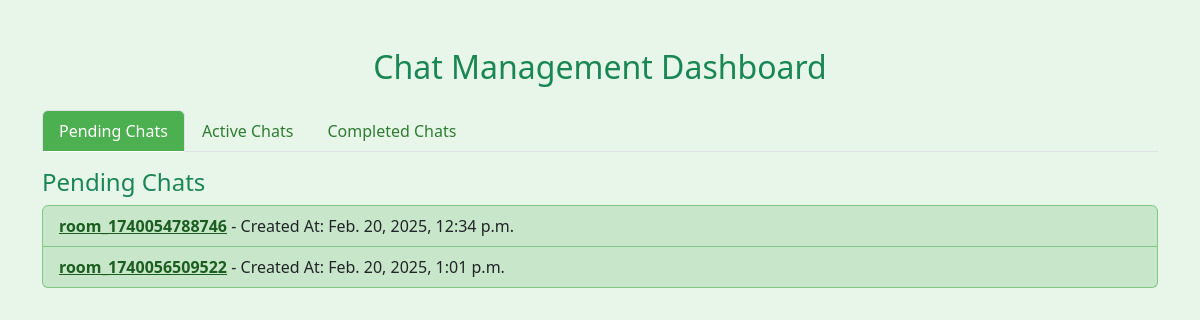
Screenshot of /apmadmin with the database file from the repository.
### chat/models.py (models this page shows, shortened)
class ChatRoom_update(models.Model):
    room_id = models.CharField(max_length=255, unique=True)
    employee_joined = models.CharField(max_length=255)
    status = models.CharField(max_length=20, choices=[('pending', 'Pending'), ('active', 'Active'),('completed', 'Completed')], default='pending')
    created_at = models.DateTimeField(auto_now_add=True)

### chat/views.py (the view)
# urls.py: path("apmadmin",views.apmadmin,name="apmadmin"),
def apmadmin(request):
    pending_chats = ChatRoom_update.objects.filter(status="pending")
    active_chats = ChatRoom_update.objects.filter(status="active")
    completed_chats = ChatRoom_update.objects.filter(status="completed")
    return render(request, 'apmadmin.html', {
        'pending_chats': pending_chats,
        'active_chats': active_chats,
        'completed_chats': completed_chats
    })

### chat/templates/apmadmin.html (shortened to what this page needs)
<!DOCTYPE html>
<html lang="en">
<head>
    <link href="https://cdn.jsdelivr.net/npm/bootstrap@5.3.0/dist/css/bootstrap.min.css" rel="stylesheet">
</head>
<body>
    <div class="container mt-5">
        <h2 class="text-center text-success">Chat Management Dashboard</h2>
        <ul class="nav nav-tabs mt-4" id="chatTabs">
            <li class="nav-item">
                <a class="nav-link active" data-bs-toggle="tab" href="#pending">Pending Chats</a>
            </li>
            <li class="nav-item">
                <a class="nav-link" data-bs-toggle="tab" href="#active">Active Chats</a>
            </li>
            <li class="nav-item">
                <a class="nav-link" data-bs-toggle="tab" href="#completed">Completed Chats</a>
            </li>
        </ul>
        <div class="tab-content mt-3">
            <div class="tab-pane fade show active" id="pending">
                <h4 class="text-success">Pending Chats</h4>
                <ul class="list-group">
                    {% for chat in pending_chats %}
                        <li class="list-group-item">
                            <a href="#" class="chat-room" data-room="{{ chat.room_id }}">{{ chat.room_id }}</a> - Created At: {{ chat.created_at }}
                        </li>
                    {% empty %}
                        <li class="list-group-item text-muted">No pending chats.</li>
                    {% endfor %}
                </ul>
            </div>
        </div>
    </div>
</body>
</html>

### chat/templates/apmadmin.html (style rules this page uses)
body { background-color: #e8f5e9; }
.nav-tabs .nav-link { color: #2e7d32; }
.nav-tabs .nav-link.active { background-color: #4caf50; color: white; }
.list-group-item { background-color: #c8e6c9; border-color: #81c784; }
.list-group-item a { color: #1b5e20; font-weight: bold; }

### rows the page displays
ChatRoom_update: room_id "room_1740054788746", created_at "Feb. 20, 2025, 12:34 p.m."
ChatRoom_update: room_id "room_1740056509522", created_at "Feb. 20, 2025, 1:01 p.m."
